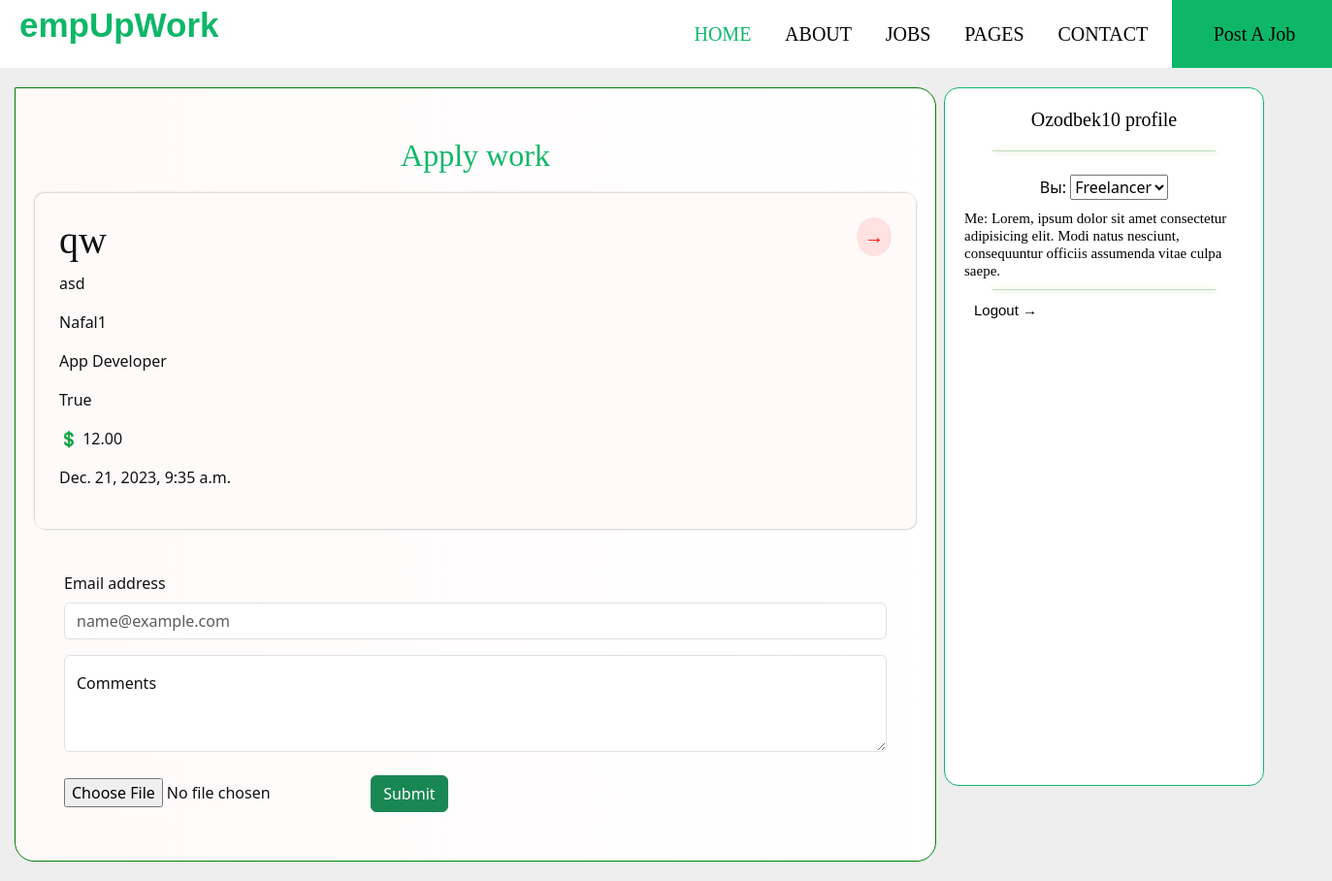
Page /books/book_details/3 (signed in) on the committed database.
### books/models.py (models this page shows, shortened)
class Books(models.Model):
    title: str = models.CharField(max_length=100)
    description: str = models.TextField(max_length=500)
    author: User = models.ForeignKey(User, on_delete=models.SET_NULL,
                                     null=True, blank=True)
    genre: str = models.CharField(max_length=25)
    is_available: bool = models.BooleanField(default=True)
    price: float = models.DecimalField(max_digits=5, decimal_places=2)
    created: datetime = models.DateTimeField(auto_now_add=True)
    image = models.ImageField(
        default='books/book_default_img.png', upload_to="books")
    objects = models.Manager()  # default
    c_objects = BooksManager()  # custom manager

### books/views.py (the view)
# urls.py: path("book_details/<int:pk>", BookDetailsView.as_view(), name="book_details"),
class BookDetailsView(DetailView):
    modal = Books
    template_name = 'book_details.html'
    def get_queryset(self):
        return Books.objects.filter(id=self.kwargs['pk'])

### books/templates/book_details.html (shortened to what this page needs)
{% extends 'base.html' %}
{% load django_bootstrap5 %}
{% load static %}
{% block content %}
  <div class="grid">
    <div class="container">
      <h2 class="cen_h3">Apply work</h2>
      <div class="main">
        <h1>
          {{ object.title }}
          <span class="back"><a href="{% url 'books_view' %}">→</a></span>
        </h1>
        <p>{{ object.description }}</p>
        <p>{{ object.author }}</p>
        <p>{{ object.genre }}</p>
        <p>{{ object.is_available }}</p>
        <p>💲 {{ object.price }}</p>
        <p>{{ object.created }}</p>
      </div>
      <br />
      <div class="mb-3">
        <label for="exampleFormControlInput1" class="form-label">Email address</label>
        <input type="email" class="form-control" id="exampleFormControlInput1" placeholder="name@example.com" />
      </div>
      <div class="form-floating">
        <textarea class="form-control" placeholder="Leave a comment here" id="floatingTextarea2" style="height: 100px"></textarea>
        <label for="floatingTextarea2">Comments</label>
      </div>
      <br />
      <input type="file" name="file" />
      <a href="" class="btn btn-success">Submit</a>
    </div>
    <div>
      <div class="ch_2">
        <h1><a class="profile" href="{% url 'profile' %}">{{ user.username }} profile</a></h1>
        <hr />
        <div class="select-wrapper">
          <br />
          <label for="type" class="select-label"><span>Вы:</span></label>
          <select id="type" name="type">
            <option value="freelancer">Freelancer</option>
          </select>
        </div>
        <h2 class="me">Me: Lorem, ipsum dolor sit amet consectetur adipisicing elit. Modi natus nesciunt, consequuntur officiis assumenda vitae culpa saepe.</h2>
        <hr />
        <a href="{% url 'logout' %}" class="logout">Logout →</a>
      </div>
    </div>
  </div>
{% endblock %}

### static/css/base.css (style rules this page uses)
* { padding: 0; margin: 0; box-sizing: border-box; transition: 0.2s ease-out; }
body { background-color: #eee; color: #111; }
h1, h2 { font-family: 'Fino', serif; }

### static/css/navbar.css (style rules this page uses)
* { margin: 0; padding: 0; box-sizing: border-box; transition: 0.3s; }

### books/templates/book_details.html (style rules this page uses)
.container { background-image: linear-gradient(to right, snow, white); border-radius: 0 20px 20px 20px; padding: 50px; border: 1px solid green; margin: 10px -55px; width: 950px; }
.main { border-radius: 10px; padding: 25px; background-image: linear-gradient(to right, snow, snow); box-shadow: 1px 1px 2px lightgray, -1px -1px 2px lightgrey; margin: 20px -30px; }
.grid { display: grid; grid-template-columns: repeat(2, 1fr); gap: 13px; }
.ch_2 { width: 330px; height: 720px; background-color: white; border: 0.3px solid rgb(14, 183, 104); color: black; margin: 10px 50px; border-radius: 15px; text-align: center; }
.ch_2 h1, a { font-family: Georgia, 'Times New Roman', Times, serif; font-size: 20px; }
.ch_2 h1, .profile { text-decoration: none; color: black; margin: 20px 30px; }
.ch_2 hr { width: 230px; margin: 0 auto; background-color: green; color: green; box-shadow: 2px 2px 4px green, -2px -2px 4px orange; }
.ch_2 .me { font-family: Georgia, 'Times New Roman', Times, serif; font-size: 15px; margin: 10px 20px; text-align: left; }
.ch_2 .logout { text-decoration: none; color: black; font-family: 'Lucida Sans', 'Lucida Sans Regular', 'Lucida Grande', 'Lucida Sans Unicode', Geneva, Verdana, sans-serif; font-size: 15px; margin: 10px 30px; float: left; }
.cen_h3 { text-align: center; color: rgb(14, 183, 104); font-family: 'Times New Roman', Times, serif; }
.back { float: right; background-color: rgba(255, 0, 0, 0.1); border-radius: 50%; padding: 8px; font-size: 20px; }
.back a { color: red; font-size: 20px; text-decoration: none; }

### rows in the picture
Books: title "qw", description "asd", author "Nafal1", genre "App Developer", is_available "True", price "12.00", created "Dec. 21, 2023, 9:35 a.m."

### other values in the picture
{{ user.username }} "Ozodbek10"
